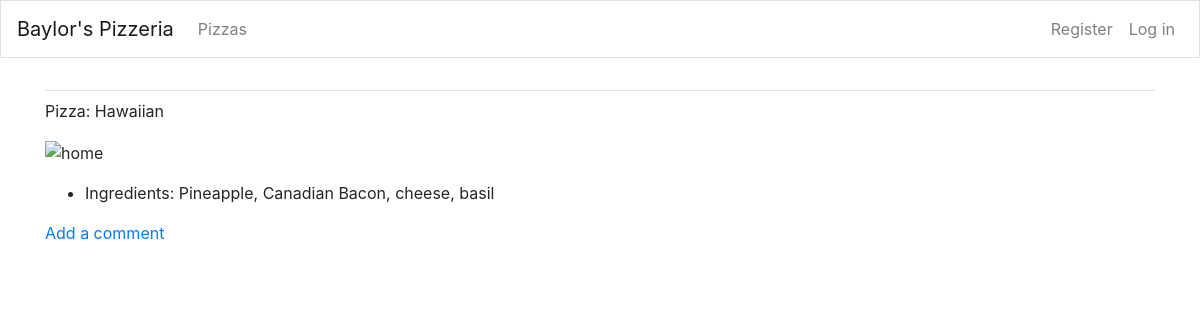
Screenshot of /pizzas/2/ with the database file from the repository.
### Pizza/models.py (models this page shows, shortened)
class Pizza(models.Model):
    name = models.CharField(max_length=200)
    date_added = models.DateTimeField(auto_now_add=True)
    def __str__(self):
        return self.name

class Topping(models.Model):
    pizza = models.ForeignKey(Pizza, on_delete=models.CASCADE)
    name = models.TextField()
    image = models.ImageField(upload_to="images", blank=True)
    date_added = models.DateTimeField(auto_now_add=True)

### Pizza/views.py (the view)
# urls.py: path("pizzas/<int:pizza_id>/", views.pizza, name="pizza"),
def pizza(request, pizza_id):
    pizza = Pizza.objects.get(id=pizza_id)
    toppings = pizza.topping_set.order_by("date_added")
    context = {"pizza": pizza, "toppings": toppings}
    return render(request, "Pizza/pizza.html", context)

### Pizza/templates/Pizza/pizza.html (shortened to what this page needs)
{% extends "Pizza/base.html" %}
{% block content %}
<p>Pizza: {{pizza}} </p>
{% load static %} <img src="{% static 'Pizza/images/pizza.jpg' %}" alt="home" />
<ul>
    {% for topping in toppings %}
    {% if forloop.first %}
    <li>
        <p>{{topping.name | linebreaks }}</p>
    </li>
    {% endif %}
    {% endfor %}
</ul>
<p> <a href="{% url 'Pizza:new_comment' pizza.id %}">Add a comment</a></p>
{% endblock content %}

### rows the page displays
Pizza: name "Hawaiian"
Topping: name "Ingredients: Pineapple, Canadian Bacon, cheese, basil"
